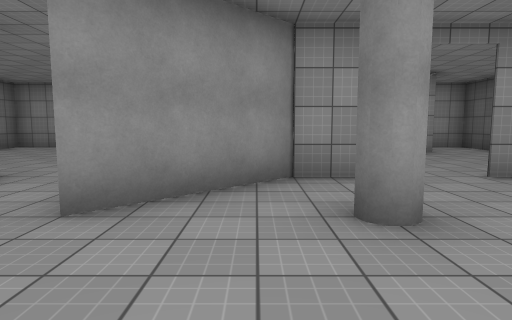
View 1 (above)

23 first-person views from a walk through a scene from a Unity 3-D project. The camera is 1.4 m above the floor, tilts 6° down and sees 75° across. The floor is counted in squares, 2 m on a side. Each view is taken from the middle of a square. On the plan, view 1 faces up. The plan holds only what a view shows up to about 10 squares ahead; the rest is blank. The place goes on beyond the plan. The player is left out. Door leaves are left out, so doorways stand open. Surface patterns are stand-ins for the level's own textures.

View 2
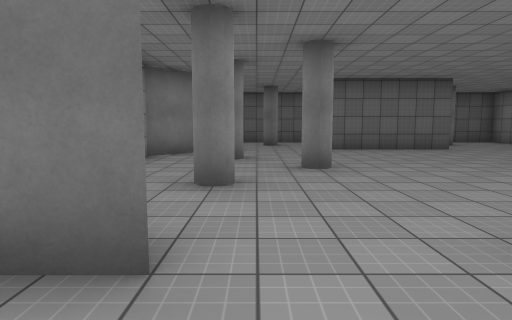

View 3
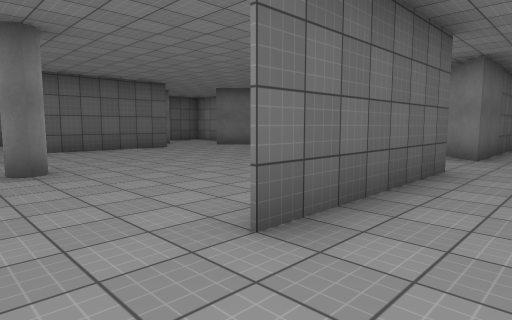

View 4
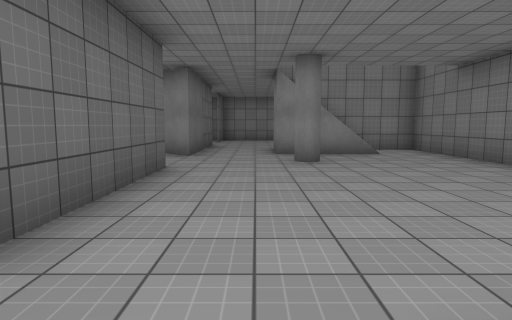

View 5
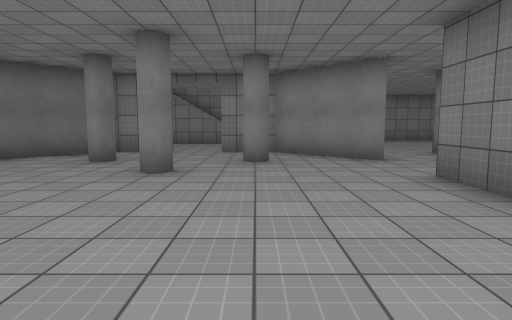

View 6
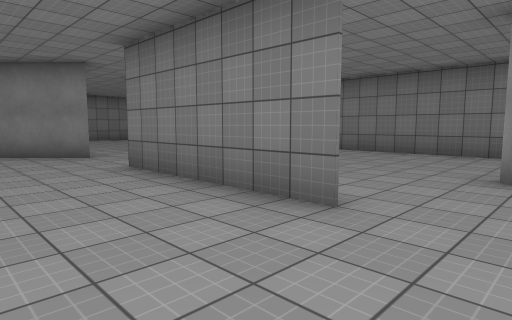

View 7
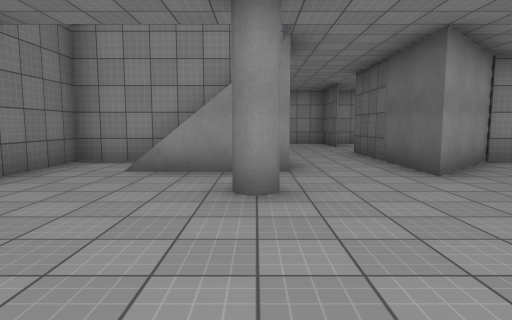

View 8
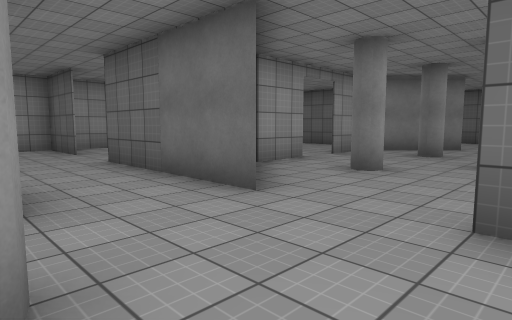

View 9
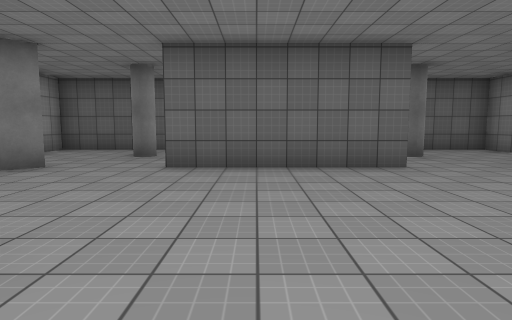

View 10
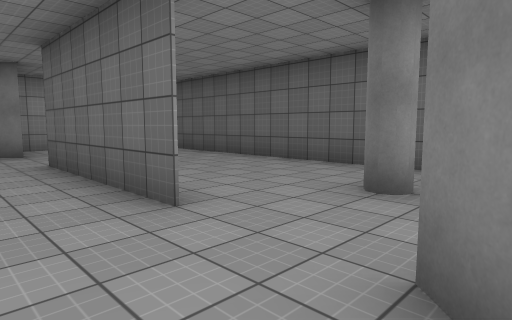

View 11
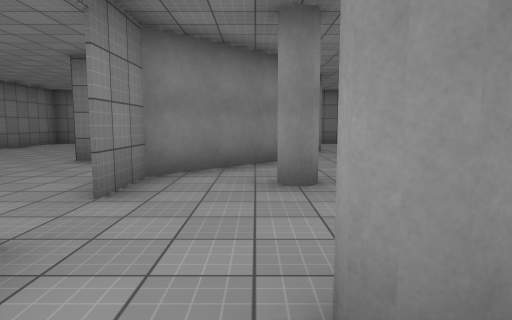

View 12
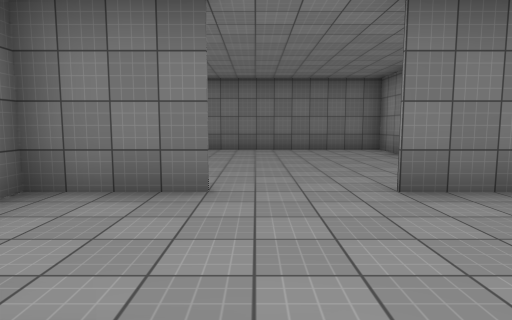

View 13
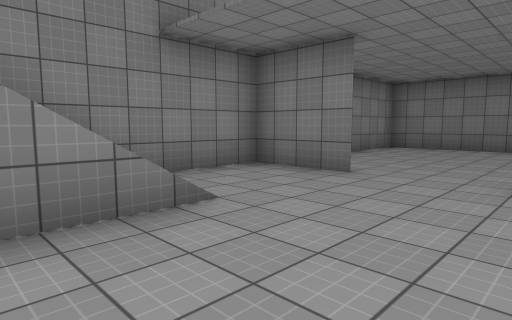

View 14
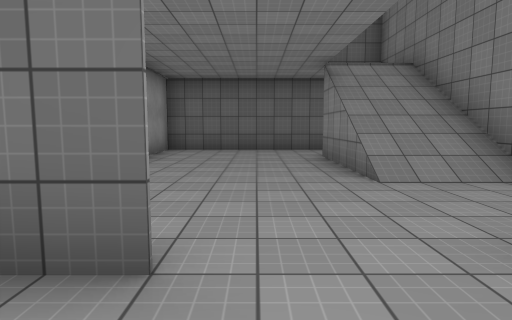

View 15
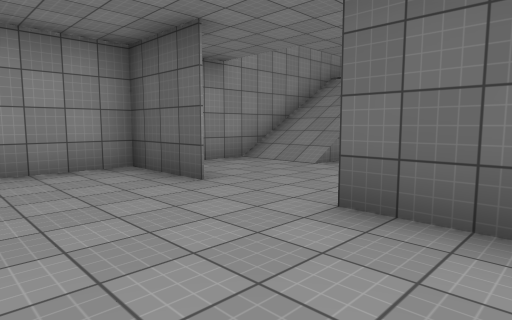

View 16
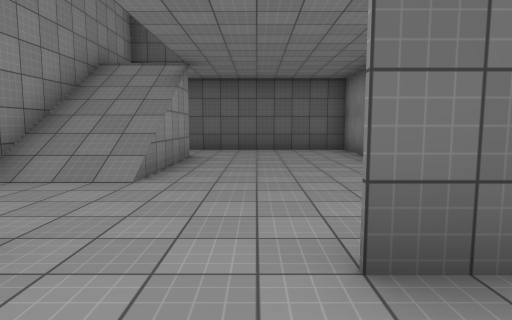

View 17
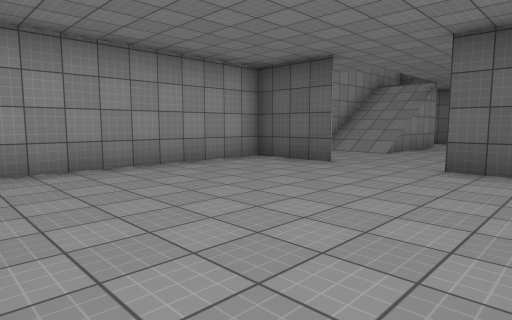

View 18
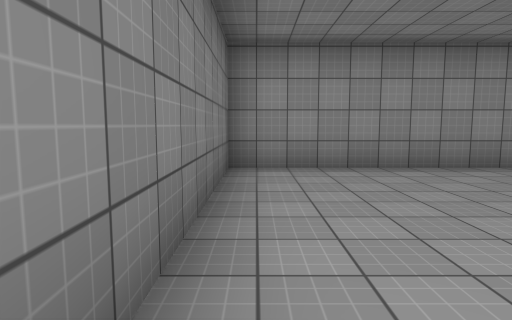

View 19
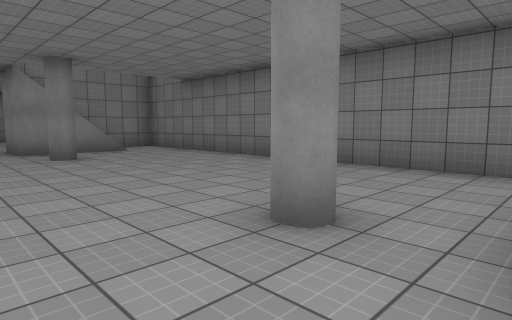

View 20
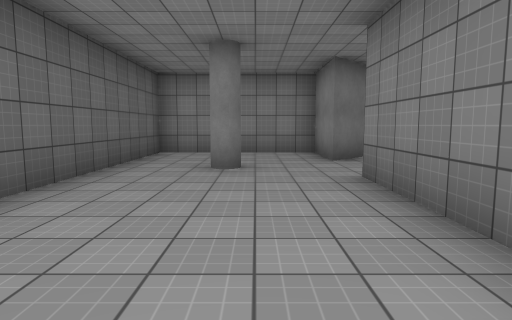

View 21
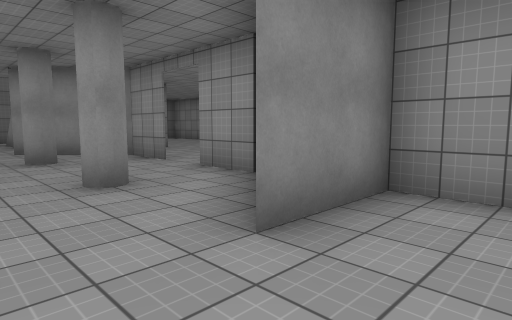

View 22
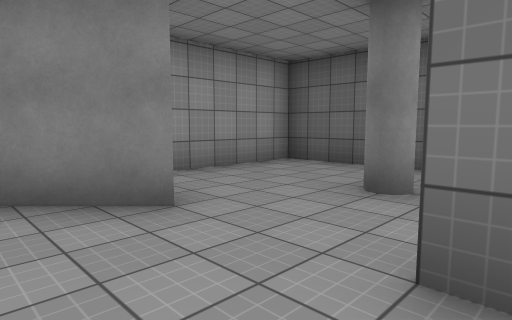

View 23
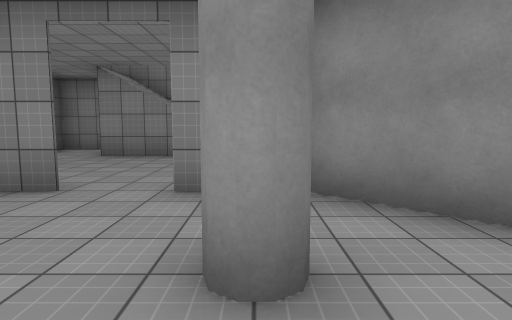

### Floor plan
Key: @ floor where view 1 was taken; # wall or solid block; . main floor; : floor 3.25 m higher than the main floor; / step, stairs or slope; D open door.
Columns run from 8 left of view 1 to 11 right of it. Each row starts with its distance up from view 1.
 11 ##############
 10 #......#.////..#
  9 #......#.////..#
  8 #.....DD.......#
  7 #.....DD.......#
  6 #......#.......#
  5 #....DD#......######
  4 #####DD###..###....#
  3 #......#......#....#
  2 #...#.DD......DD...#
  1 #.....DD..#...DD...#
  0 #......#@......#...#
 -1 #......#.......#...#
 -2 #......#.......#...#
 -3 #......#.......#...#
 -4 #...#.DD..#...DD...#
 -5 #.....DD.#..#.DD...#
 -6 #.//:..#......#....#
 -7 #####DD##....##....#
 -8 #....DD###..########
 -9 #......#.......#
-10 #.....DD.......#
-11 #.....DD.......#
-12 #......#.////..#
-13 #....  #.////..#
-14 ####  ##########

Positions as (right, up) in squares from view 1, and headings:
1: (0, 0), facing up
2: (-3, 2), facing right
3: (-3, 2), facing down-right
4: (-3, 2), facing down
5: (1, 1), facing down
6: (1, 2), facing down-left
7: (-4, -2), facing up
8: (-4, 0), facing up-right
9: (1, -1), facing right
10: (5, -6), facing up-right
11: (5, -6), facing left
12: (2, -11), facing left
13: (3, -9), facing down-left
14: (-3, -10), facing right
15: (-4, 5), facing up-right
16: (-3, 7), facing right
17: (-7, 5), facing up-right
18: (-7, 5), facing up
19: (-2, 3), facing down-left
20: (8, 1), facing down
21: (8, 1), facing up-left
22: (5, 0), facing up-right
23: (1, -4), facing down
